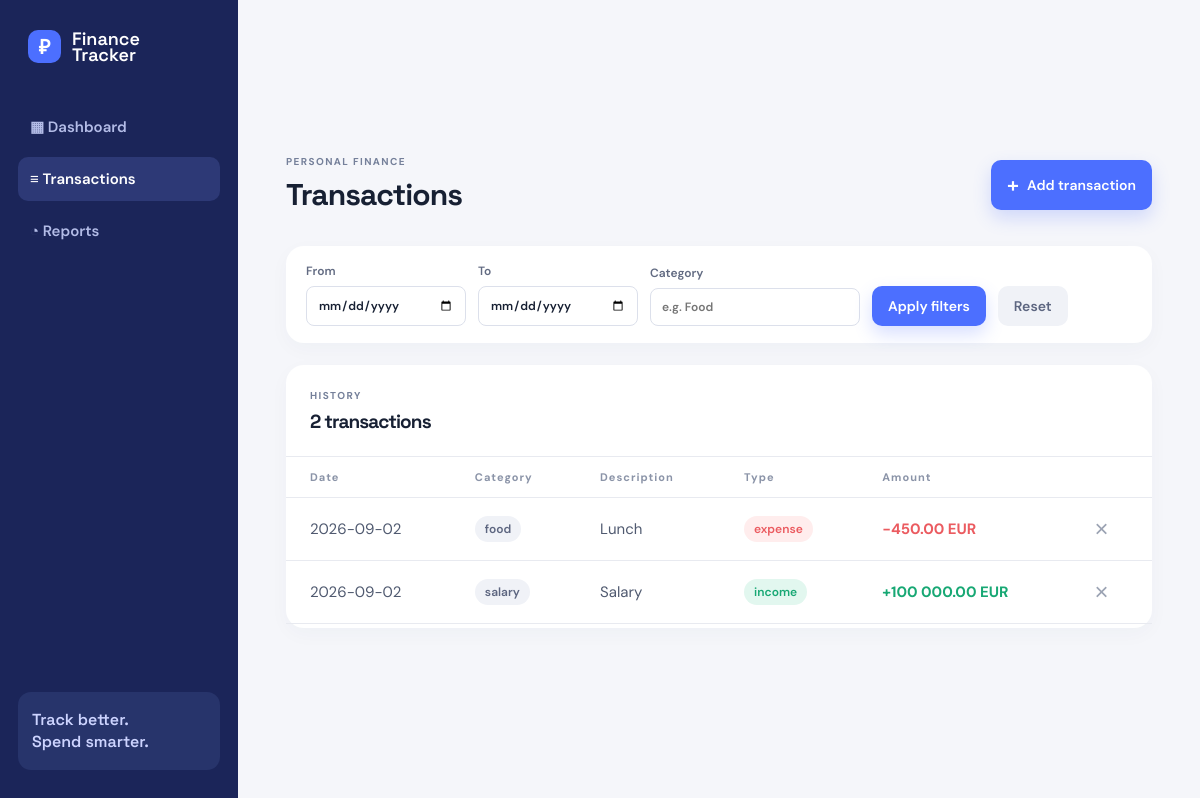
Page /transactions on the earlier database version.
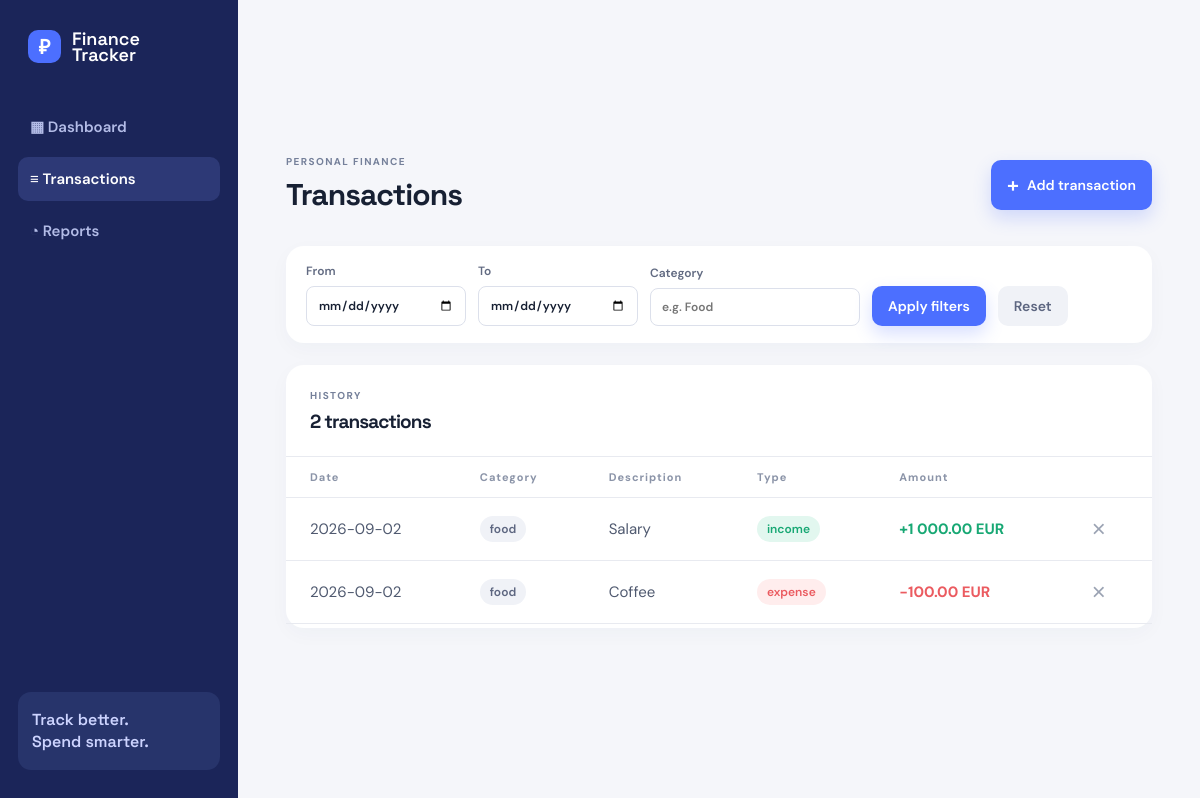
Same page on the later database version.
### tables this page shows
CREATE TABLE transactions (
            id INTEGER PRIMARY KEY AUTOINCREMENT,
            type TEXT NOT NULL,
            amount REAL NOT NULL,
            category TEXT,
            description TEXT,
            date DATE
        );

### app.py (the view)
@app.get("/transactions")
def transactions():
    date_from = request.args.get("from", "")
    date_to = request.args.get("to", "")
    category = request.args.get("category", "")
    try:
        validated_from = validate_date(date_from or None)
        validated_to = validate_date(date_to or None)
    except ValueError as error:
        flash(str(error), "error")
        validated_from = validated_to = None
    conn = database_connection()
    try:
        records = get_transactions(conn, validated_from, validated_to, category)
    finally:
        conn.close()
    return render_template(
        "transactions.html",
        transactions=records,
        filters={
            "date_from": date_from,
            "date_to": date_to,
            "category": category,
        },
    )

### app.py (called while the page is built)
def money(amount):
    return f"{amount:,.2f}".replace(",", " ") + " EUR"

@app.template_filter("money")
def money_filter(amount):
    return money(amount)

def database_connection():
    conn = create_connection()
    create_table(conn)
    return conn

### database.py (called while the page is built)
def create_connection():
    return sqlite3.connect(DB_NAME)

def create_table(conn):
    conn.execute(
        """
        CREATE TABLE IF NOT EXISTS transactions (
            id INTEGER PRIMARY KEY AUTOINCREMENT,
            type TEXT NOT NULL,
            amount REAL NOT NULL,
            category TEXT,
            description TEXT,
            date DATE
        )
        """
    )
    conn.commit()

### validators.py (called while the page is built, shortened)
def validate_date(value, allow_month=False):
    if value is None:
        return None

### templates/transactions.html (shortened to what this page needs)
{% extends "base.html" %}
{% block heading %}Transactions{% endblock %}
{% block content %}
<section class="panel filter-panel">
    <form class="filters" method="get">
        <label>From<input type="date" name="from" value="{{ filters.date_from }}"></label>
        <label>To<input type="date" name="to" value="{{ filters.date_to }}"></label>
        <label>Category<input type="text" name="category" value="{{ filters.category }}" placeholder="e.g. Food"></label>
        <button class="button button-primary">Apply filters</button>
        <a class="button button-ghost" href="{{ url_for('transactions') }}">Reset</a>
    </form>
</section>
<section class="panel table-panel">
    <div class="panel-heading">
        <div>
            <p class="eyebrow">HISTORY</p>
            <h2>{{ transactions|length }} transaction{{ '' if transactions|length == 1 else 's' }}</h2>
        </div>
    </div>
    {% if transactions %}
        <div class="table-wrap">
            <table>
                <thead>
                    <tr>
                        <th>Date</th>
                        <th>Category</th>
                        <th>Description</th>
                        <th>Type</th>
                        <th>Amount</th>
                        <th></th>
                    </tr>
                </thead>
                <tbody>
                    {% for item in transactions %}
                        <tr>
                            <td>{{ item[5] }}</td>
                            <td><span class="category-pill">{{ item[3] }}</span></td>
                            <td>{{ item[4] or '—' }}</td>
                            <td><span class="type-label {{ item[1] }}">{{ item[1] }}</span></td>
                            <td class="amount {{ item[1] }}">
                                {{ '+' if item[1] == 'income' else '−' }}{{ item[2]|money }}
                            </td>
                            <td>
                                <form method="post" action="{{ url_for('delete', transaction_id=item[0]) }}" onsubmit="return confirm('Delete this transaction?');">
                                    <button class="delete-button" aria-label="Delete">×</button>
                                </form>
                            </td>
                        </tr>
                    {% endfor %}
                </tbody>
            </table>
        </div>
    {% else %}
        <div class="empty-state">No transactions match these filters.</div>
    {% endif %}
</section>
{% endblock %}

Differences in the rows shown:
removed transactions: date "2026-09-02", category "food", description "Lunch", type "expense", type "−", amount "450.00 EUR"
removed transactions: date "2026-09-02", category "salary", description "Salary", type "income", type "+", amount "100 000.00 EUR"
added transactions: date "2026-09-02", category "food", description "Salary", type "income", type "+", amount "1 000.00 EUR"
added transactions: date "2026-09-02", category "food", description "Coffee", type "expense", type "−", amount "100.00 EUR"
